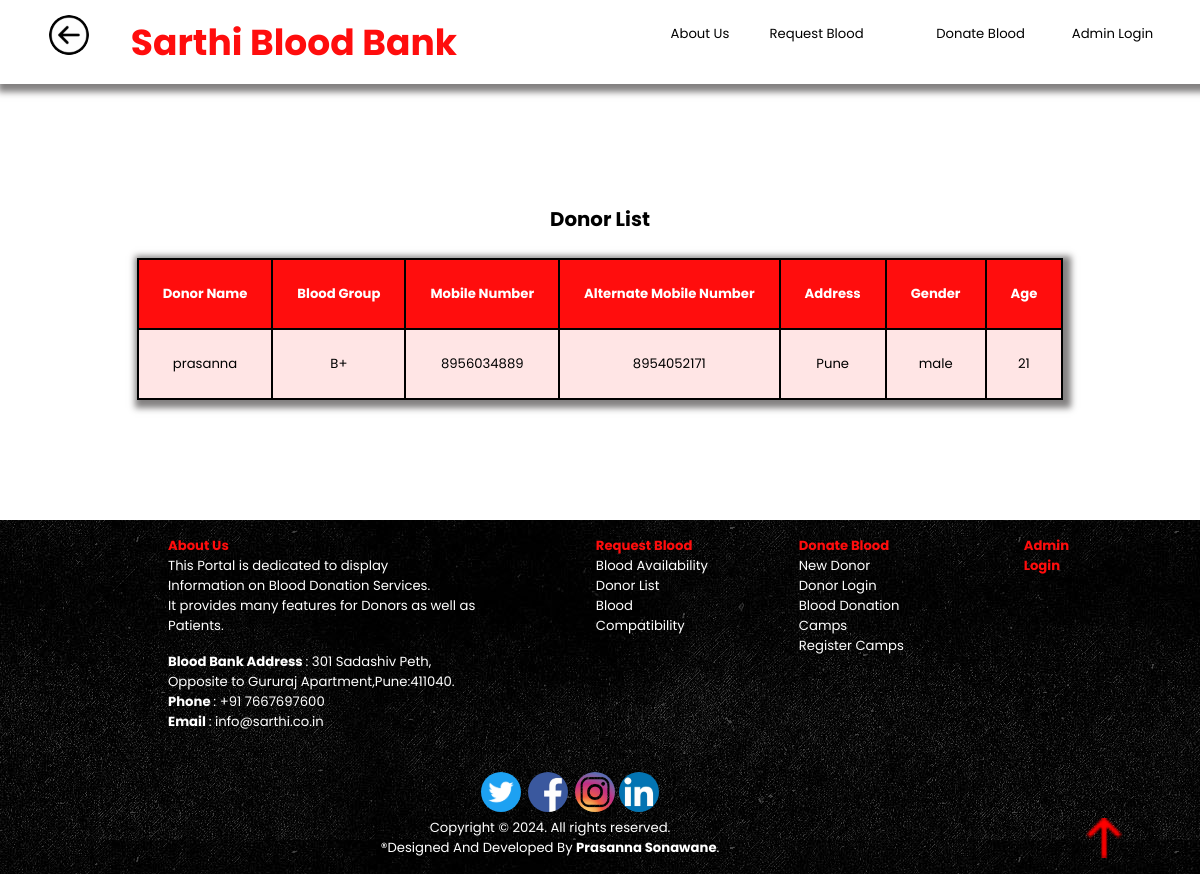
Screenshot of /donor_list.php with the database file from the repository.
### tables this page shows
CREATE TABLE `donor_details` (`donor_id` INT NOT NULL AUTO_INCREMENT , `donor_name` VARCHAR(100) NOT NULL , `age` INT(20) NOT NULL , `gender` VARCHAR(50) NOT NULL , `blood_group` VARCHAR(50) NOT NULL , `address` TEXT NOT NULL , `mobile_no` DOUBLE NOT NULL , `alternate_mobile_no` DOUBLE NOT NULL , `email` VARCHAR(50) NOT NULL , `donor_password` VARCHAR(255) NOT NULL , `password_reset_answer` VARCHAR(50) NOT NULL , `donor_list` VARCHAR(10) NOT NULL , PRIMARY KEY (`donor_id`), UNIQUE (`email`));

### donor_list.php (the view, shortened to what this page needs)
<!DOCTYPE html>
<html lang="en">
  <head>
    <link rel="stylesheet" type="text/css" href="css/style.css">
    <link rel="stylesheet" type="text/css" href="css/tables.css">
  <link rel="stylesheet" type="text/css" href="css/footer.css">
  </head>
  <body>
    <header>
      <?php include 'header.php'; ?>
    </header>
    <main>
          <table id="donor_list">
            <caption><h2>Donor List</h2></caption>
              <thead>
                  <tr>
                      <th>Donor Name</th>
                      <th>Blood Group</th>
                      <th>Mobile Number</th>
                      <th>Alternate Mobile Number</th>
                      <th>Address</th>
                      <th>Gender</th>
                      <th>Age</th>
                  </tr>
              </thead>
              <tbody>
          <?php
              include 'db_connection.php';
              try{
                  $q="SELECT `donor_name`,`age`,`gender`,`blood_group`,`mobile_no`,`alternate_mobile_no`,`address` FROM `donor_details` WHERE `donor_list`='on'";
                  $res=$conn->query($q);
                  while($row=$res->fetch())
                  {
                      echo"
                          <tr>
                              <td>".$row['donor_name']."</td>
                              <td>".$row['blood_group']."</td>
                              <td>".$row['mobile_no']."</td>
                              <td>".$row['alternate_mobile_no']."</td>
                              <td>".$row['address']."</td>
                              <td>".$row['gender']."</td>
                              <td>".$row['age']."</td>
                          </tr>";
                  }
            }
            catch(PDOException $e){
              echo $e->getMessage();
            }
              ?>
          </tbody>
          </table>
    </main>
    <footer>
      <?php include 'footer1.php'; ?>
    </footer>
  </body>
</html>

### css/style.css (style rules this page uses)
:root { --color: rgb(255, 13, 13); --border: 0.3vh solid black; --shadow: #221f1f8f 0.4vh 0.4vh 0.8vh 0.6vh; }
* { padding: 0; margin: 0; scroll-behavior: smooth; scroll-padding: 19vh; box-sizing: border-box; }
body { font-size: 1.1vw; font-family: Poppins, Poppin, sans-serif; min-height: 100%; min-width: 100%; text-align: center; }
header { background-color: white; min-width: 100%; min-height: 10vh; box-shadow: var(--shadow); display: flex; flex-direction: row; justify-content: space-around; align-items: center; margin-bottom: 5vh; z-index: 100; }
main { height: max-content; animation: bodytransition 1s; }
footer { background-image: url(../assets/images/footer_bg.jpg); color: white; padding: 2vh; height: fit-content; }

### css/tables.css (style rules this page uses)
table { animation:bounce 1s ; border: var(--border); border-collapse: collapse; margin: 15vh auto; text-align: center; box-shadow: var(--shadow); }
caption { padding-bottom: 3vh; }
thead { background-color: var(--color); color: white; }
tbody { background-color:rgb(255, 229, 229); }
th, td { border: var(--border); padding: 3vh; }

### rows the page displays
donor_details: donor_name "prasanna", blood_group "B+", mobile_no "8956034889", alternate_mobile_no "8954052171", address "Pune", gender "male", age "21"
